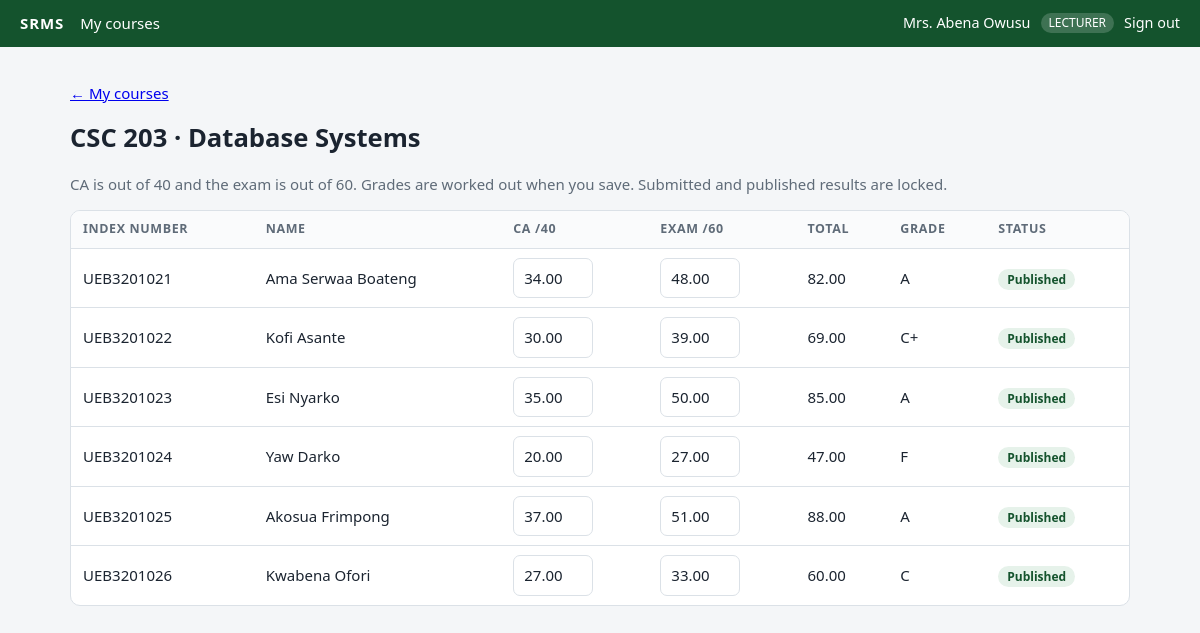
The app's page /index.php?r=lecturer/scores&course=2 (signed in) with its own data.
### tables this page shows
CREATE TABLE courses (
    id            INT UNSIGNED AUTO_INCREMENT PRIMARY KEY,
    code          VARCHAR(15)  NOT NULL UNIQUE,
    title         VARCHAR(150) NOT NULL,
    credit_hours  TINYINT      NOT NULL,
    semester      TINYINT      NOT NULL,
    academic_year VARCHAR(9)   NOT NULL,
    lecturer_id   INT UNSIGNED NULL,
    CONSTRAINT fk_courses_lecturer FOREIGN KEY (lecturer_id) REFERENCES users(id) ON DELETE SET NULL
);

CREATE TABLE enrollments (
    id         INT UNSIGNED AUTO_INCREMENT PRIMARY KEY,
    student_id INT UNSIGNED NOT NULL,
    course_id  INT UNSIGNED NOT NULL,
    UNIQUE KEY uq_enrollment (student_id, course_id),
    CONSTRAINT fk_enr_student FOREIGN KEY (student_id) REFERENCES students(id) ON DELETE CASCADE,
    CONSTRAINT fk_enr_course  FOREIGN KEY (course_id)  REFERENCES courses(id)  ON DELETE CASCADE
);

CREATE TABLE students (
    id           INT UNSIGNED AUTO_INCREMENT PRIMARY KEY,
    user_id      INT UNSIGNED NOT NULL UNIQUE,
    index_number VARCHAR(20)  NOT NULL UNIQUE,
    programme    VARCHAR(100) NOT NULL,
    level        SMALLINT     NOT NULL,
    CONSTRAINT fk_students_user FOREIGN KEY (user_id) REFERENCES users(id) ON DELETE CASCADE
);

CREATE TABLE users (
    id            INT UNSIGNED AUTO_INCREMENT PRIMARY KEY,
    username      VARCHAR(50)  NOT NULL UNIQUE,
    password_hash VARCHAR(255) NOT NULL,
    full_name     VARCHAR(100) NOT NULL,
    role          ENUM('admin','lecturer','student') NOT NULL,
    created_at    DATETIME NOT NULL
);

CREATE TABLE results (
    id            INT UNSIGNED AUTO_INCREMENT PRIMARY KEY,
    enrollment_id INT UNSIGNED NOT NULL UNIQUE,
    ca_score      DECIMAL(5,2) NOT NULL,
    exam_score    DECIMAL(5,2) NOT NULL,
    total         DECIMAL(5,2) NOT NULL,
    grade         VARCHAR(2)   NOT NULL,
    grade_point   DECIMAL(3,1) NOT NULL,
    status        ENUM('draft','submitted','published') NOT NULL DEFAULT 'draft',
    updated_by    INT UNSIGNED NULL,
    updated_at    DATETIME NOT NULL,
    CONSTRAINT fk_res_enrollment FOREIGN KEY (enrollment_id) REFERENCES enrollments(id) ON DELETE CASCADE,
    CONSTRAINT fk_res_user FOREIGN KEY (updated_by) REFERENCES users(id) ON DELETE SET NULL,
    CONSTRAINT chk_ca   CHECK (ca_score BETWEEN 0 AND 40),
    CONSTRAINT chk_exam CHECK (exam_score BETWEEN 0 AND 60)
);

### src/Core/Controller.php (called while the page is built, shortened)
<?php
abstract class Controller
{
    protected function render(string $view, array $data = []): void
    {
        extract($data, EXTR_SKIP);
        require __DIR__ . '/../../views/' . $view . '.php';
        require __DIR__ . '/../../views/layout.php';
    }
}

### src/Controllers/LecturerController.php (called while the page is built, shortened)
<?php
final class LecturerController extends Controller
{
    public function scores(): void
    {
        $courseId = (int) ($_GET['course'] ?? $_POST['course_id'] ?? 0);
        $course = (new CourseRepository())->find($courseId);
        $this->render('lecturer/scores', [
            'title' => 'Scores · ' . $course['code'],
            'course' => $course,
            'rows' => (new EnrollmentRepository())->forCourse($courseId),
            'summary' => (new ResultRepository())->statusSummary($courseId),
            'maxCa' => config('max_ca'),
            'maxExam' => config('max_exam'),
        ]);
    }
}

### src/Core/Router.php (called while the page is built, shortened)
<?php
final class Router
{
    private array $routes = [];
    public function add(string $route, string $controller, string $method, ?string $role = null): void
    {
        $this->routes[$route] = [$controller, $method, $role];
    }
    public function dispatch(string $route): void
    {
        [$controller, $method, $role] = $this->routes[$route];
        (new $controller())->$method();
    }
}

### public/index.php (called while the page is built, shortened)
<?php
require __DIR__ . '/../src/bootstrap.php';
$router = new Router();
$router->add('auth/login', AuthController::class, 'login');
$router->add('auth/logout', AuthController::class, 'logout');
$router->add('admin/dashboard', AdminController::class, 'dashboard', 'admin');
$router->add('admin/students', AdminController::class, 'students', 'admin');
$router->add('admin/courses', AdminController::class, 'courses', 'admin');
$router->add('admin/review', AdminController::class, 'review', 'admin');
$router->add('lecturer/courses', LecturerController::class, 'courses', 'lecturer');
$router->add('lecturer/scores', LecturerController::class, 'scores', 'lecturer');
$router->add('student/results', StudentController::class, 'results', 'student');
try {
    $router->dispatch((string) ($_GET['r'] ?? 'auth/login'));
} catch (PDOException $e) {
    http_response_code(500);
    error_log($e->getMessage());
    echo 'The database is not available. Check config/config.php and that MySQL is running.';
}

### src/bootstrap.php (called while the page is built, shortened)
<?php
spl_autoload_register(function (string $class): void {
    $prefix = 'App\\';
    $file = __DIR__ . '/' . str_replace('\\', '/', substr($class, strlen($prefix))) . '.php';
});
function e($value): string
{
    return htmlspecialchars((string) $value, ENT_QUOTES, 'UTF-8');
}

### src/Core/Database.php (called while the page is built, shortened)
<?php
final class Database
{
    private static ?PDO $pdo = null;
    public static function connection(): PDO
    {
        if (self::$pdo === null) {
            self::$pdo = self::create(config('db'));
        }
        return self::$pdo;
    }
    public static function create(array $db): PDO
    {
        if ($db['driver'] === 'sqlite') {
            $pdo = new PDO('sqlite:' . $db['sqlite_path']);
            $pdo->exec('PRAGMA foreign_keys = ON');
        } else {
            $dsn = sprintf('mysql:host=%s;port=%s;dbname=%s;charset=utf8mb4', $db['host'], $db['port'], $db['database']);
            $pdo = new PDO($dsn, $db['username'], $db['password']);
        }
        $pdo->setAttribute(PDO::ATTR_ERRMODE, PDO::ERRMODE_EXCEPTION);
        $pdo->setAttribute(PDO::ATTR_DEFAULT_FETCH_MODE, PDO::FETCH_ASSOC);
        return $pdo;
    }
}

### src/Models/Repository.php (called while the page is built, shortened)
<?php
abstract class Repository
{
    protected PDO $db;
    public function __construct(?PDO $db = null)
    {
        $this->db = $db ?? Database::connection();
    }
    protected function one(string $sql, array $params = []): ?array
    {
        $stmt = $this->db->prepare($sql);
        $stmt->execute($params);
        $row = $stmt->fetch();
        return $row === false ? null : $row;
    }
    protected function all(string $sql, array $params = []): array
    {
        $stmt = $this->db->prepare($sql);
        $stmt->execute($params);
        return $stmt->fetchAll();
    }
}

### src/Models/CourseRepository.php (called while the page is built, shortened)
<?php
final class CourseRepository extends Repository
{
    public function find(int $id): ?array
    {
        return $this->one('SELECT * FROM courses WHERE id = ?', [$id]);
    }
}

### src/Models/ResultRepository.php (called while the page is built, shortened)
<?php
final class ResultRepository extends Repository
{
    public function statusSummary(int $courseId): array
    {
        $rows = $this->all(
            "SELECT COALESCE(r.status, 'missing') AS status, COUNT(*) AS n
             FROM enrollments e LEFT JOIN results r ON r.enrollment_id = e.id
             WHERE e.course_id = ? GROUP BY COALESCE(r.status, 'missing')",
            [$courseId]
        );
        $summary = ['missing' => 0, 'draft' => 0, 'submitted' => 0, 'published' => 0];
        foreach ($rows as $row) {
            $summary[$row['status']] = (int) $row['n'];
        }
        return $summary;
    }
}

### src/Models/EnrollmentRepository.php (called while the page is built, shortened)
<?php
final class EnrollmentRepository extends Repository
{
    public function forCourse(int $courseId): array
    {
        return $this->all(
            'SELECT e.id AS enrollment_id, s.index_number, u.full_name,
                    r.ca_score, r.exam_score, r.total, r.grade, r.grade_point, r.status
             FROM enrollments e
             JOIN students s ON s.id = e.student_id
             JOIN users u ON u.id = s.user_id
             LEFT JOIN results r ON r.enrollment_id = e.id
             WHERE e.course_id = ?
             ORDER BY s.index_number',
            [$courseId]
        );
    }
}

### views/lecturer/scores.php (the view, shortened to what this page needs)
<p><a href="index.php?r=lecturer/courses">← My courses</a></p>
<h1><?= e($course['code'] . ' · ' . $course['title']) ?></h1>
<p class="muted">CA is out of <?= (int) $maxCa ?> and the exam is out of <?= (int) $maxExam ?>. Grades are worked out when you save.
Submitted and published results are locked.</p>
<form method="post" action="index.php?r=lecturer/scores&course=<?= (int) $course['id'] ?>">
  <div class="table-wrap"><table>
    <thead><tr><th>Index number</th><th>Name</th><th>CA /<?= (int) $maxCa ?></th><th>Exam /<?= (int) $maxExam ?></th><th>Total</th><th>Grade</th><th>Status</th></tr></thead>
    <tbody>
    <?php foreach ($rows as $r): $locked = in_array($r['status'], ['submitted', 'published'], true); $id = (int) $r['enrollment_id']; ?>
      <tr>
        <td><?= e($r['index_number']) ?></td><td><?= e($r['full_name']) ?></td>
        <td><input class="score" type="number" step="0.5" min="0" max="<?= (int) $maxCa ?>" name="scores[<?= $id ?>][ca]" value="<?= e($r['ca_score'] ?? '') ?>" <?= $locked ? 'disabled' : '' ?>></td>
        <td><input class="score" type="number" step="0.5" min="0" max="<?= (int) $maxExam ?>" name="scores[<?= $id ?>][exam]" value="<?= e($r['exam_score'] ?? '') ?>" <?= $locked ? 'disabled' : '' ?>></td>
        <td><?= e($r['total'] ?? '—') ?></td><td><?= e($r['grade'] ?? '—') ?></td>
        <td><span class="pill <?= e($r['status'] ?? 'missing') ?>"><?= e($r['status'] ?? 'no score') ?></span></td>
      </tr>
    <?php endforeach; ?>
    </tbody>
  </table></div>
</form>

### public/style.css (style rules this page uses)
:root { --bg:#f4f6f8;--card:#fff;--ink:#1b2430;--muted:#5f6b78;--line:#dbe1e7;--brand:#14532d;--brand-2:#e6f2ea; --amber:#8a5a00;--amber-bg:#fdf1d8;--blue:#1d4ed8;--blue-bg:#e3ebfd;--red:#b42318;--red-bg:#fde7e5 }
* { box-sizing:border-box }
body { margin:0;background:var(--bg);color:var(--ink);font:15px/1.5 "Segoe UI",system-ui,sans-serif }
h1 { font-size:1.6rem;margin:.2em 0 .6em }
.muted { color:var(--muted);font-weight:400 }
input,select { font:inherit;padding:8px 10px;border:1px solid var(--line);border-radius:7px;background:#fff;color:var(--ink) }
.table-wrap { overflow-x:auto;background:var(--card);border:1px solid var(--line);border-radius:10px }
table { border-collapse:collapse;width:100% }
th,td { padding:9px 12px;text-align:left;border-bottom:1px solid var(--line);white-space:nowrap }
th { font-size:.78rem;text-transform:uppercase;letter-spacing:.05em;color:var(--muted);background:#fafbfc }
tr:last-child td { border-bottom:0 }
input.score { width:80px }
.pill { font-size:.75rem;font-weight:600;padding:2px 9px;border-radius:99px;text-transform:capitalize }
.pill.published { background:var(--brand-2);color:var(--brand) }

### records on screen
courses: code+title "CSC 203 · Database Systems"
enrollments: student.index_number "UEB3201021", users.full_name "Ama Serwaa Boateng", ca_score "34.00", exam_score "48.00", results.total "82.00", results.grade "A", results.status "Published"
enrollments: student.index_number "UEB3201022", users.full_name "Kofi Asante", ca_score "30.00", exam_score "39.00", results.total "69.00", results.grade "C+", results.status "Published"
enrollments: student.index_number "UEB3201023", users.full_name "Esi Nyarko", ca_score "35.00", exam_score "50.00", results.total "85.00", results.grade "A", results.status "Published"
enrollments: student.index_number "UEB3201024", users.full_name "Yaw Darko", ca_score "20.00", exam_score "27.00", results.total "47.00", results.grade "F", results.status "Published"
enrollments: student.index_number "UEB3201025", users.full_name "Akosua Frimpong", ca_score "37.00", exam_score "51.00", results.total "88.00", results.grade "A", results.status "Published"
enrollments: student.index_number "UEB3201026", users.full_name "Kwabena Ofori", ca_score "27.00", exam_score "33.00", results.total "60.00", results.grade "C", results.status "Published"

### other values on screen
$user['full_name'] "Mrs. Abena Owusu"
$user['role'] "LECTURER"
$maxCa "40"
$maxExam "60"
